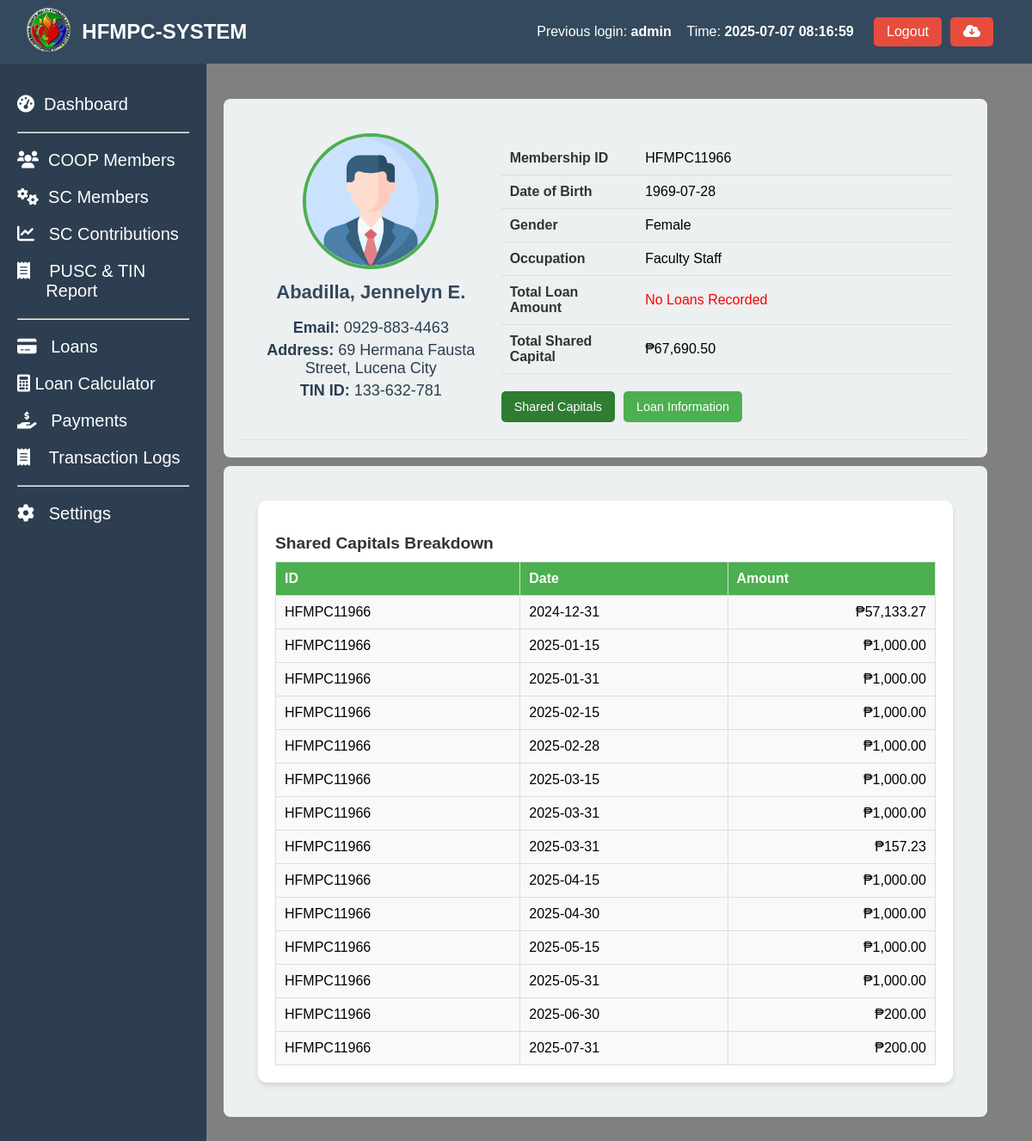
/coop_members_profile.php?id=HFMPC11966 (signed in), run on an earlier commit of the app's database.
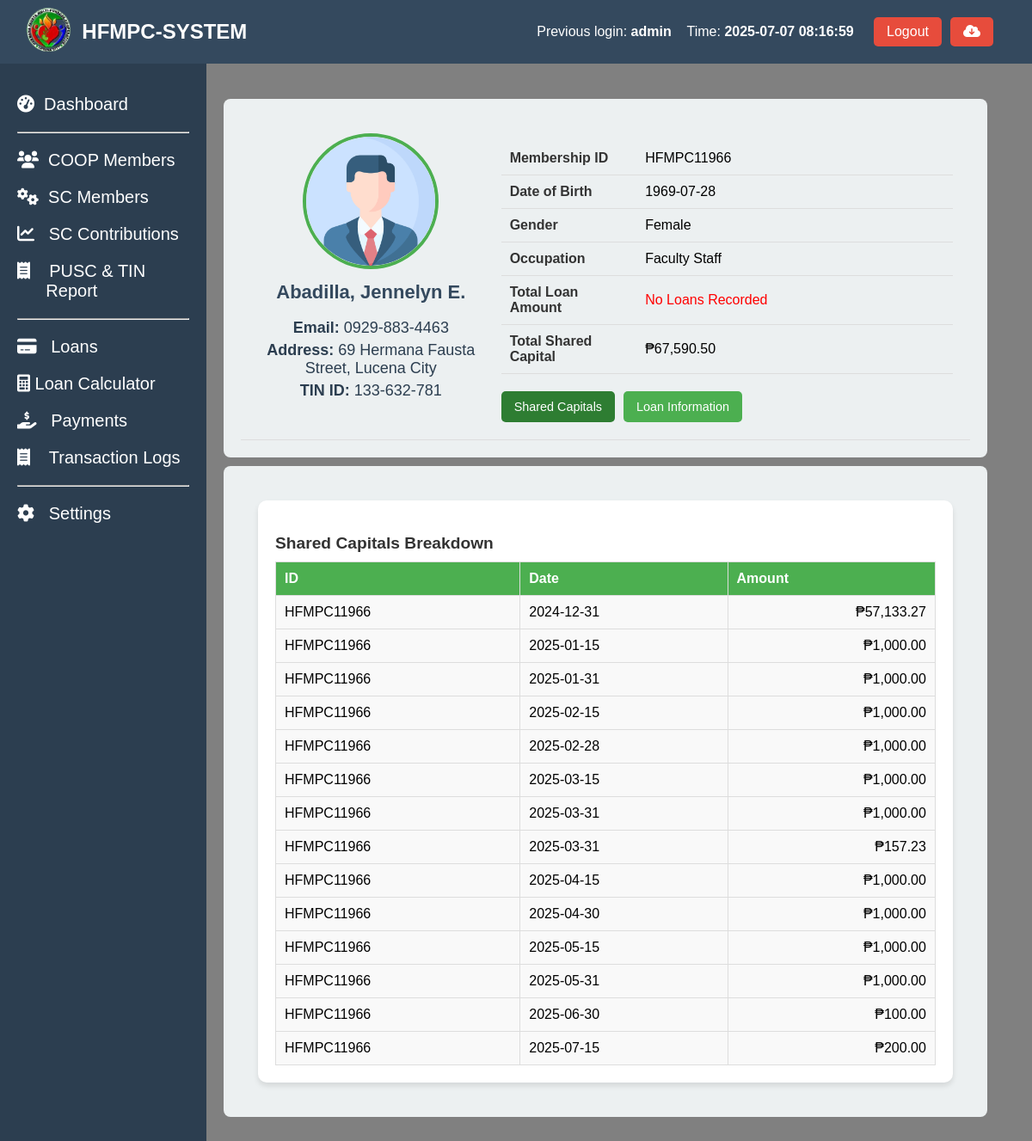
And on a later commit of the database.
### tables this page shows
CREATE TABLE `coop_members` (
  `coop_id` int(50) NOT NULL AUTO_INCREMENT,
  `membership_id` varchar(50) NOT NULL,
  `name_of_member` varchar(255) NOT NULL,
  `contact_number` varchar(20) NOT NULL,
  `tin` varchar(15) NOT NULL,
  `date_accepted` date NOT NULL,
  `bod_resolution` varchar(50) NOT NULL,
  `type_of_membership` varchar(50) NOT NULL,
  `shares_subscribed` decimal(10,2) NOT NULL,
  `amount_subscribed` decimal(10,2) NOT NULL,
  `initial_paid_up` decimal(10,2) NOT NULL,
  `address` text NOT NULL,
  `date_of_birth` date NOT NULL,
  `age` int(11) NOT NULL,
  `gender` varchar(20) DEFAULT NULL,
  `civil_status` varchar(50) DEFAULT NULL,
  `occupation` varchar(100) NOT NULL,
  `number_of_dependents` int(11) NOT NULL,
  `religious` varchar(100) NOT NULL,
  `annual_income` decimal(10,2) NOT NULL,
  `date_terminated` date DEFAULT NULL,
  `educational_attainment` varchar(50) DEFAULT NULL,
  `status` int(5) NOT NULL,
  `remarks` varchar(10) NOT NULL,
  `created_at` timestamp NOT NULL DEFAULT current_timestamp(),
  PRIMARY KEY (`coop_id`)
);

CREATE TABLE `shared_capital_amount` (
  `id` int(11) NOT NULL AUTO_INCREMENT,
  `Membership_ID` varchar(11) NOT NULL,
  `Name` varchar(100) NOT NULL,
  `Amount` decimal(10,2) DEFAULT NULL,
  `particulars` varchar(20) NOT NULL,
  `Date_Paid` date NOT NULL,
  `remarks` varchar(10) NOT NULL,
  PRIMARY KEY (`id`)
);

### coop_members_profile.php (the view, shortened to what this page needs)
<?php include 'header.php' ?>
<?php include 'sidebar.php' ?>
<link rel="stylesheet" href="assets/profile.css">
<?php
if (isset($_GET['id'])) {
    $membership_id = $_GET['id'];
    $sql = "SELECT * FROM coop_members WHERE membership_id = ?";
    $stmt = $conn->prepare($sql);
    $stmt->bind_param("s", $membership_id);
    $stmt->execute();
    $result = $stmt->get_result();
    if ($result->num_rows > 0) {
        $member = $result->fetch_assoc();
    } else {
        echo "No member found with ID: " . htmlspecialchars($membership_id);
        exit();
    }
    $shared_capitals_sql = "SELECT SUM(Amount) AS TotalSharedCapital FROM shared_capital_amount WHERE Membership_ID = ? AND (remarks IS NULL OR remarks != 'Deleted')";
    $stmt = $conn->prepare($shared_capitals_sql);
    $stmt->bind_param("s", $membership_id);
    $stmt->execute();
    $shared_capitals_result = $stmt->get_result();
    $shared_capitals = $shared_capitals_result->fetch_assoc();
    $total_shared_capital = $shared_capitals['TotalSharedCapital'];
    $shared_capitals_sql = "SELECT Date_Paid, Amount, Membership_ID FROM shared_capital_amount WHERE Membership_ID = ?  AND (remarks IS NULL OR remarks != 'Deleted') ";
    $stmt = $conn->prepare($shared_capitals_sql);
    $stmt->bind_param("s", $membership_id);
    $stmt->execute();
    $shared_capitals_result = $stmt->get_result();
    $shared_capitals = $shared_capitals_result->fetch_all(MYSQLI_ASSOC);
    $total_loans_sql = "SELECT SUM(balance_amount) AS TotalLoanAmount FROM coop_member_loans WHERE membership_id = ?";
    $stmt = $conn->prepare($total_loans_sql);
    $stmt->bind_param("s", $membership_id);
    $stmt->execute();
    $total_loans_result = $stmt->get_result();
    $total_loans = $total_loans_result->fetch_assoc();
    $total_loan_amount = $total_loans['TotalLoanAmount'];
} else {
    echo "No membership ID provided.";
    exit();
}
?>
<main class="content-member">
  <section class="stats-member">
    <div class="card-member">
      <div class="card-header-member">
      <div class="profile-card">
                <div class="profile-left">
                    <img src="profile.png" alt="Profile picture">
                    <div class="pinfo">
                        <h2><?php echo htmlspecialchars($member['name_of_member']); ?></h2>
                        <p><strong>Email:</strong> <?php echo htmlspecialchars($member['contact_number']); ?></p>
                        <p><strong>Address:</strong> <?php echo htmlspecialchars($member['address']); ?></p>
                        <p><strong>TIN ID:</strong> <?php echo htmlspecialchars($member['tin']); ?></p>
                    </div>
                </div>
                <div class="profile-right">
                    <table>
                        <tr>
                            <td>Membership ID</td>
                            <td><?php echo htmlspecialchars($member['membership_id']); ?></td>
                        </tr>
                        <tr>
                            <td>Date of Birth</td>
                            <td><?php echo htmlspecialchars($member['date_of_birth']); ?></td>
                        </tr>
                        <tr>
                            <td>Gender</td>
                            <td><?php echo htmlspecialchars($member['gender']); ?></td>
                        </tr>
                        <tr>
                            <td>Occupation</td>
                            <td><?php echo htmlspecialchars($member['occupation']); ?></td>
                        </tr>
                        <tr>
                            <td>Total Loan Amount</td>
                            <td><?php echo $total_loan_amount ? "₱" . number_format($total_loan_amount, 2) : '<span style="color:red;">No Loans Recorded</span>'; ?></td>
                        </tr>
                        <tr>
                            <td>Total Shared Capital</td>
                            <td><?php echo $total_shared_capital ? "₱" . number_format($total_shared_capital, 2) : '<span style="color:red;">No Updated Contribution</span>'; ?></td>
                        </tr>
                    </table>
                    <div class="button-container">
                        <button class="button active" id="shared-capitals-btn">Shared Capitals</button>
                        <button class="button" id="loan-information-btn">Loan Information</button>
                    </div>
                </div>
            </div>
      </div>
    </div>
    <div class="card-member">
      <div class="card-header-member">
            <div class="second-content">
                <div id="shared-capitals-section" class="section active">
                    <h3>Shared Capitals Breakdown</h3>
                    <table>
                        <thead>
                            <tr>
                                <th>ID</th>
                                <th>Date</th>
                                <th>Amount</th>
                            </tr>
                        </thead>
                        <tbody>
                        <?php if (!empty($shared_capitals)): ?>
                            <?php foreach ($shared_capitals as $capital): ?>
                                <tr>
                                    <td><?php echo htmlspecialchars($capital['Membership_ID']); ?></td>
                                    <td><?php echo htmlspecialchars($capital['Date_Paid']); ?></td>
                                    <td style="text-align: right;"><?php echo "₱" . number_format($capital['Amount'], 2); ?></td>
                                </tr>
                            <?php endforeach; ?>
                            <?php else: ?>
                                <tr>
                                    <td colspan="3" style="text-align: center; color: red;">No Shared Capitals Contribution Recorded</td>
                                </tr>
                            <?php endif; ?>
                        </tbody>
                    </table>
                </div>
            </div>
      </div>
    </div>
  </section>
</main>

### header.php (shortened to what this page needs)
<?php
include 'config/config.php';
$previous_user = null;
$sql_prev = "SELECT id, username, login_time FROM login_activity ORDER BY login_time DESC LIMIT 1 OFFSET 1";
$result_prev = $conn->query($sql_prev);
if ($result_prev->num_rows > 0) {
    $previous_user = $result_prev->fetch_assoc();
}
?>
<!DOCTYPE html>
<html lang="en">
<head>
  <link rel="stylesheet" href="https://cdnjs.cloudflare.com/ajax/libs/font-awesome/6.0.0-beta3/css/all.min.css">
  <link rel="stylesheet" href="assets/styles.css">
</head>
<body>
<header class="header">
  <div class="header-content">
    <div class="dashboard-left">
      <a href="index.php"><img src="logo.png" alt="Logo" class="dashboard-logo" width="20%"></a>
      <h1> HFMPC-SYSTEM</h1>
    </div>
    <div class="admin-info">
      <?php if ($previous_user): ?>
        <div class="previous-login-info" style="text-align: right; display: flex; justify-content: space-between;">
          <p>Previous login: <strong><?php echo htmlspecialchars($previous_user['username']); ?></strong></p> &nbsp&nbsp&nbsp&nbsp
          <p>Time: <strong><?php echo htmlspecialchars($previous_user['login_time']); ?></strong></p>&nbsp&nbsp&nbsp
        </div>
      <?php else: ?>
        <p class="previous-login-info">No previous login records found.</p>
      <?php endif; ?>
      <button class="logout-btn" onclick="confirmLogout();">Logout</button>
      <form method="post" action="backup.php" onsubmit="return confirmBackup();">
          <button class="logout-btn" type="submit" name="backup"><i class="fas fa-cloud-download-alt"></i></button>
      </form>
    </div>
  </div>
</header>
</body>
</html>

### sidebar.php (shortened to what this page needs)
<?php
$current_page = basename($_SERVER['PHP_SELF']);
function is_active($page) {
    global $current_page;
    return $current_page == $page ? 'active' : '';
}
?>
<aside class="sidebar">
  <ul>
    <li class="<?= is_active('index.php') ?>"><a href="index.php"><i class="fas fa-tachometer-alt"></i>&nbsp Dashboard</a></li>
    <hr>
    <li class="<?= is_active('coop_members.php') ?>"><a href="coop_members.php"><i class="fas fa-users"></i>&nbsp COOP Members</a></li>
    <li class="<?= is_active('coop_members_shared_capitals.php') ?>"><a href="coop_members_shared_capitals.php"><i class="fas fa-cogs"></i>&nbsp SC Members</a></li>
    <li class="<?= is_active('coop_members_shared_capitals_contribution.php') ?>"><a href="coop_members_shared_capitals_contribution.php"><i class="fas fa-chart-line"></i>&nbsp&nbsp SC Contributions</a></li>
    <li class="<?= is_active('coop_members_pusc_tin.php') ?>"><a href="coop_members_pusc_tin.php"><i class="fas fa-receipt"></i>&nbsp&nbsp&nbsp PUSC & TIN &nbsp&nbsp&nbsp&nbsp&nbsp&nbspReport</a></li>
    <hr>
    <li class="<?= is_active('coop_members_loan.php') ?>"><a href="coop_members_loan.php"><i class="fas fa-credit-card"></i>&nbsp&nbsp Loans</a></li>
    <li class="<?= is_active('loan_amortization.php') ?>"><a href="loan_amortization.php"><i class="fas fa-calculator"></i> Loan Calculator</a></li>
    <li class="<?= is_active('coop_members_payments.php') ?>"><a href="coop_members_payments.php"><i class="fas fa-hand-holding-usd"></i>&nbsp&nbsp Payments</a></li>
    <li class="<?= is_active('coop_members_transaction_logs.php') ?>"><a href="coop_members_transaction_logs.php"><i class="fas fa-receipt"></i>&nbsp&nbsp&nbsp Transaction Logs</a></li>
    <hr>
    <li class="<?= is_active('#') ?>"><a href="#"><i class="fas fa-cog"></i>&nbsp&nbsp Settings</a></li>
  </ul>
</aside>

### assets/styles.css (style rules this page uses)
body { font-family: Arial, sans-serif; margin: 0; height: 100vh; display: flex; flex-direction: column; }
header { background-color: #34495e; color: white; padding: 5px; width: 100%; display: flex; justify-content: space-between; align-items: center; position: fixed; z-index: 10; }
header h1 { font-size: 24px; }
.header-content { display: flex; justify-content: space-between; width: 100%; padding-right: 50px; padding-left: 20px; }
.admin-info { display: flex; align-items: center; gap: 10px; }
.logout-btn { background-color: #e74c3c; color: white; border: none; padding: 8px 15px; cursor: pointer; font-size: 16px; border-radius: 5px; }
.logout-btn { background-color: #e74c3c; color: white; border: none; padding: 8px 15px; cursor: pointer; }
.sidebar { margin-top: 10px; width: 200px; background-color: #2c3e50; color: white; padding: 20px; height: 100%; position: fixed; top: 60px; z-index: 5; }
.sidebar ul { list-style: none; padding: 0; }
.sidebar ul li { margin: 20px 0; }
.sidebar ul li a { color: white; text-decoration: none; font-size: 20px; display: block; transition: 0.5s; }
.dashboard-left { display: flex; align-items: center; gap: 10px; }
.dashboard-logo { height: 60px; width: auto; object-fit: contain; }

### assets/profile.css (style rules this page uses)
.profile-card { display: flex; gap: 20px; padding: 20px; border-bottom: 1px solid #ddd; }
.profile-left { text-align: center; flex: 1; }
.profile-left img { width: 150px; height: 150px; border-radius: 50%; object-fit: cover; border: 4px solid #4CAF50; }
.pinfo h2 { margin-top: 10px; font-size: 1.5rem; color: #333; }
.pinfo p { margin: 5px 0; font-size: 0.9rem; color: #666; }
.profile-right { flex: 2; }
.profile-right table { width: 100%; margin-top: 10px; border-collapse: collapse; }
.profile-right table td { padding: 10px; border-bottom: 1px solid #ddd; }
.profile-right table td:first-child { font-weight: bold; color: #333; width: 30%; }
.button-container { margin-top: 20px; display: flex; gap: 10px; }
.button { padding: 10px 15px; font-size: 0.9rem; border: none; border-radius: 5px; background-color: #4CAF50; color: white; cursor: pointer; transition: background 0.3s; }
.button.active { background-color: #2e7d32; }
.second-content { padding: 20px; }
.section { display: none; background: #fff; padding: 20px; border-radius: 10px; box-shadow: 0 4px 6px rgba(0, 0, 0, 0.1); }
.section h3 { margin-bottom: 10px; font-size: 1.2rem; color: #333; }
.section table { width: 100%; border-collapse: collapse; margin-top: 10px; }
.section table th, .section table td { padding: 10px; border: 1px solid #ddd; text-align: left; }
.section table th { background-color: #4CAF50; color: white; }
.section table td { background-color: #f9f9f9; }
.section.active { display: block; }
.content-member { background-color: gray; margin-left: 150px; padding: 100px; margin-top: 5px; flex-grow: 1; height: 100vh; overflow-y: auto; position: relative; display: block; flex-direction: column; }
.stats-member { margin-top: 10px; width: 105%; }
.card-member { background-color: #ecf0f1; border-radius: 8px; padding: 20px; width: 95%; margin-left: 10px; position:relative; display: block; flex-direction: column; margin-top: 10px; }
.card-member h2 { font-size: 22px; color: #34495e; }
.card-member p { font-size: 18px; color: #2c3e50; }

What changed in the data, as far as the page shows it:
changed shared_capital_amount (number 13 of 14 on the later page): Amount "200.00" → "100.00"
changed shared_capital_amount (number 14 of 14 on the later page): Date_Paid "2025-07-31" → "2025-07-15"
Also different on the page:
$total_shared_capital: "67,690.50" → "67,590.50"
